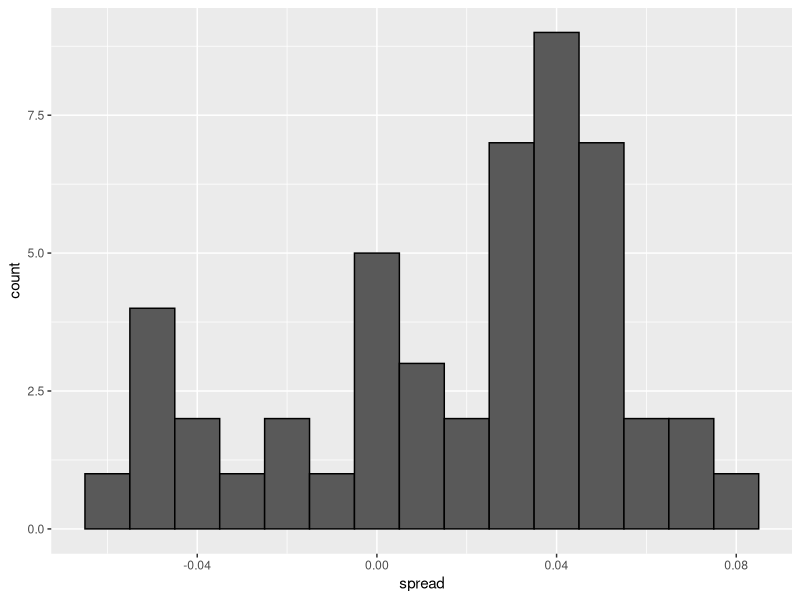
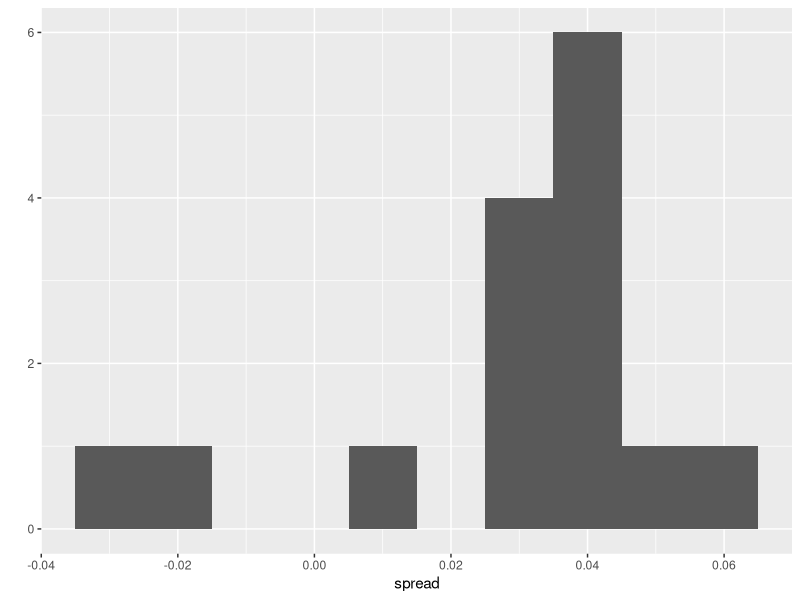

Reproduce these figures in R, in order.
## ---- chunk 1
library(tidyverse)
library(dslabs)
d <- 0.039
Ns <- c(1298, 533, 1342, 897, 774, 254, 812, 324, 1291, 1056, 2172, 516)
p <- (d + 1) / 2

polls <- map_df(Ns, function(N) {
  x <- sample(c(0,1), size=N, replace=TRUE, prob=c(1-p, p))
  x_hat <- mean(x)
  se_hat <- sqrt(x_hat * (1 - x_hat) / N)
  list(estimate = 2 * x_hat - 1, 
    low = 2*(x_hat - 1.96*se_hat) - 1, 
    high = 2*(x_hat + 1.96*se_hat) - 1,
    sample_size = N)
}) %>% mutate(poll = seq_along(Ns))
## ---- chunk 2
sum(polls$sample_size)
## ---- chunk 3
d_hat <- polls %>% 
  summarize(avg = sum(estimate*sample_size) / sum(sample_size)) %>% 
  pull(avg)
## ---- chunk 4
data(polls_us_election_2016)
## ---- chunk 5
polls <- polls_us_election_2016 %>% 
  filter(state == "U.S." & enddate >= "2016-10-31" &
           (grade %in% c("A+","A","A-","B+") | is.na(grade)))
## ---- chunk 6
polls <- polls %>% 
  mutate(spread = rawpoll_clinton/100 - rawpoll_trump/100)
## ---- chunk 7
d_hat <- polls %>% 
  summarize(d_hat = sum(spread * samplesize) / sum(samplesize)) %>% 
  pull(d_hat)
## ---- chunk 8
p_hat <- (d_hat+1)/2 
moe <- 1.96 * 2 * sqrt(p_hat * (1 - p_hat) / sum(polls$samplesize))
moe
## ---- chunk 9
polls %>%
  ggplot(aes(spread)) +
  geom_histogram(color="black", binwidth = .01)
## ---- chunk 10
polls %>% group_by(pollster) %>% summarize(n())
## ---- chunk 11
polls %>% group_by(pollster) %>% 
  filter(n() >= 6) %>%
  summarize(se = 2 * sqrt(p_hat * (1-p_hat) / median(samplesize)))
## ---- chunk 12
one_poll_per_pollster <- polls %>% group_by(pollster) %>% 
  filter(enddate == max(enddate)) %>%
  ungroup()
## ---- chunk 13
qplot(spread, data = one_poll_per_pollster, binwidth = 0.01)
## ---- chunk 14
sd(one_poll_per_pollster$spread)
## ---- chunk 15
results <- one_poll_per_pollster %>% 
  summarize(avg = mean(spread), 
            se = sd(spread) / sqrt(length(spread))) %>% 
  mutate(start = avg - 1.96 * se, 
         end = avg + 1.96 * se) 
round(results * 100, 1)
## ---- chunk 16
library(dslabs)
data(heights)
x <- heights %>% filter(sex == "Male") %>%
  pull(height)
